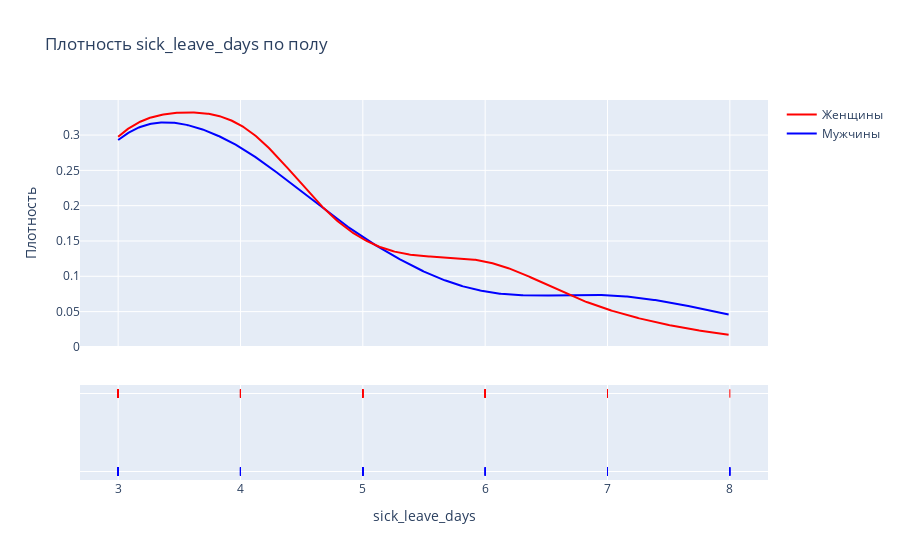

Notebook code cell kept with this figure:
### Markdown cell above
На графике плотности особенно видно, что распределения различаются незначительно

### Code cell
# График плотности
fig1 = ff.create_distplot(
    [male_data['sick_leave_days'], female_data['sick_leave_days']],
    group_labels=['Мужчины', 'Женщины'],
    colors=['blue', 'red'],
    show_hist=False  # Hide histograms, show only density curves
)

fig1.update_layout(
    title='Плотность sick_leave_days по полу',
    xaxis=dict(title='sick_leave_days'),
    yaxis=dict(title='Плотность')
)

fig1.show()

### Figure 1 — Plotly figure (JSON) as saved in the notebook; plotly's stock layout.template omitted (floating-point values rounded to 4 significant figures; data arrays with more than 128 entries replaced by an {"elided": "..."} marker saying what was removed)
{"data": [{"legendgroup": "Мужчины", "marker": {"color": "blue"}, "mode": "lines", "name": "Мужчины", "showlegend": true, "type": "scatter", "x": {"elided": "500 float values"}, "xaxis": "x", "y": {"elided": "500 float values"}, "yaxis": "y"}, {"legendgroup": "Женщины", "marker": {"color": "red"}, "mode": "lines", "name": "Женщины", "showlegend": true, "type": "scatter", "x": {"elided": "500 float values"}, "xaxis": "x", "y": {"elided": "500 float values"}, "yaxis": "y"}, {"legendgroup": "Мужчины", "marker": {"color": "blue", "symbol": "line-ns-open"}, "mode": "markers", "name": "Мужчины", "showlegend": false, "type": "scatter", "x": [4, 4, 5, 4, 4, 4, 3, 3, 3, 3, 3, 3, 5, 3, 7, 7, 3, 5, 4, 3, 4, 4, 4, 3, 5, 6, 3, 4, 3, 4, 3, 5, 3, 5, 3, 4, 3, 4, 3, 3, 6, 4, 3, 6, 4, 3, 4, 8, 4, 8, 4, 5, 6, 4, 6, 5, 8, 3, 7, 4, 7, 4, 3, 7, 3, 3, 8, 7, 4, 4, 3, 4, 3, 3, 5, 3, 4, 7, 5, 3, 3, 5, 5, 3], "xaxis": "x", "y": ["Мужчины", "Мужчины", "Мужчины", "Мужчины", "Мужчины", "Мужчины", "Мужчины", "Мужчины", "Мужчины", "Мужчины", "Мужчины", "Мужчины", "Мужчины", "Мужчины", "Мужчины", "Мужчины", "Мужчины", "Мужчины", "Мужчины", "Мужчины", "Мужчины", "Мужчины", "Мужчины", "Мужчины", "Мужчины", "Мужчины", "Мужчины", "Мужчины", "Мужчины", "Мужчины", "Мужчины", "Мужчины", "Мужчины", "Мужчины", "Мужчины", "Мужчины", "Мужчины", "Мужчины", "Мужчины", "Мужчины", "Мужчины", "Мужчины", "Мужчины", "Мужчины", "Мужчины", "Мужчины", "Мужчины", "Мужчины", "Мужчины", "Мужчины", "Мужчины", "Мужчины", "Мужчины", "Мужчины", "Мужчины", "Мужчины", "Мужчины", "Мужчины", "Мужчины", "Мужчины", "Мужчины", "Мужчины", "Мужчины", "Мужчины", "Мужчины", "Мужчины", "Мужчины", "Мужчины", "Мужчины", "Мужчины", "Мужчины", "Мужчины", "Мужчины", "Мужчины", "Мужчины", "Мужчины", "Мужчины", "Мужчины", "Мужчины", "Мужчины", "Мужчины", "Мужчины", "Мужчины", "Мужчины"], "yaxis": "y2"}, {"legendgroup": "Женщины", "marker": {"color": "red", "symbol": "line-ns-open"}, "mode": "markers", "name": "Женщины", "showlegend": false, "type": "scatter", "x": [5, 3, 3, 5, 4, 3, 3, 4, 4, 3, 4, 4, 4, 6, 6, 3, 4, 5, 4, 4, 7, 3, 4, 3, 7, 4, 3, 3, 3, 3, 8, 6, 6, 5, 3, 4, 5, 4, 6, 5, 4, 4, 6, 6, 3, 3, 6, 5, 3, 4, 4, 3, 3, 3, 5, 4, 4, 4, 4, 3, 7, 3, 3, 6, 3, 4, 4], "xaxis": "x", "y": ["Женщины", "Женщины", "Женщины", "Женщины", "Женщины", "Женщины", "Женщины", "Женщины", "Женщины", "Женщины", "Женщины", "Женщины", "Женщины", "Женщины", "Женщины", "Женщины", "Женщины", "Женщины", "Женщины", "Женщины", "Женщины", "Женщины", "Женщины", "Женщины", "Женщины", "Женщины", "Женщины", "Женщины", "Женщины", "Женщины", "Женщины", "Женщины", "Женщины", "Женщины", "Женщины", "Женщины", "Женщины", "Женщины", "Женщины", "Женщины", "Женщины", "Женщины", "Женщины", "Женщины", "Женщины", "Женщины", "Женщины", "Женщины", "Женщины", "Женщины", "Женщины", "Женщины", "Женщины", "Женщины", "Женщины", "Женщины", "Женщины", "Женщины", "Женщины", "Женщины", "Женщины", "Женщины", "Женщины", "Женщины", "Женщины", "Женщины", "Женщины"], "yaxis": "y2"}], "layout": {"barmode": "overlay", "hovermode": "closest", "legend": {"traceorder": "reversed"}, "title": {"text": "Плотность sick_leave_days по полу"}, "xaxis": {"anchor": "y2", "domain": [0, 1], "title": {"text": "sick_leave_days"}, "zeroline": false}, "yaxis": {"anchor": "free", "domain": [0.35, 1], "position": 0, "title": {"text": "Плотность"}}, "yaxis2": {"anchor": "x", "domain": [0, 0.25], "dtick": 1, "showticklabels": false}}}
